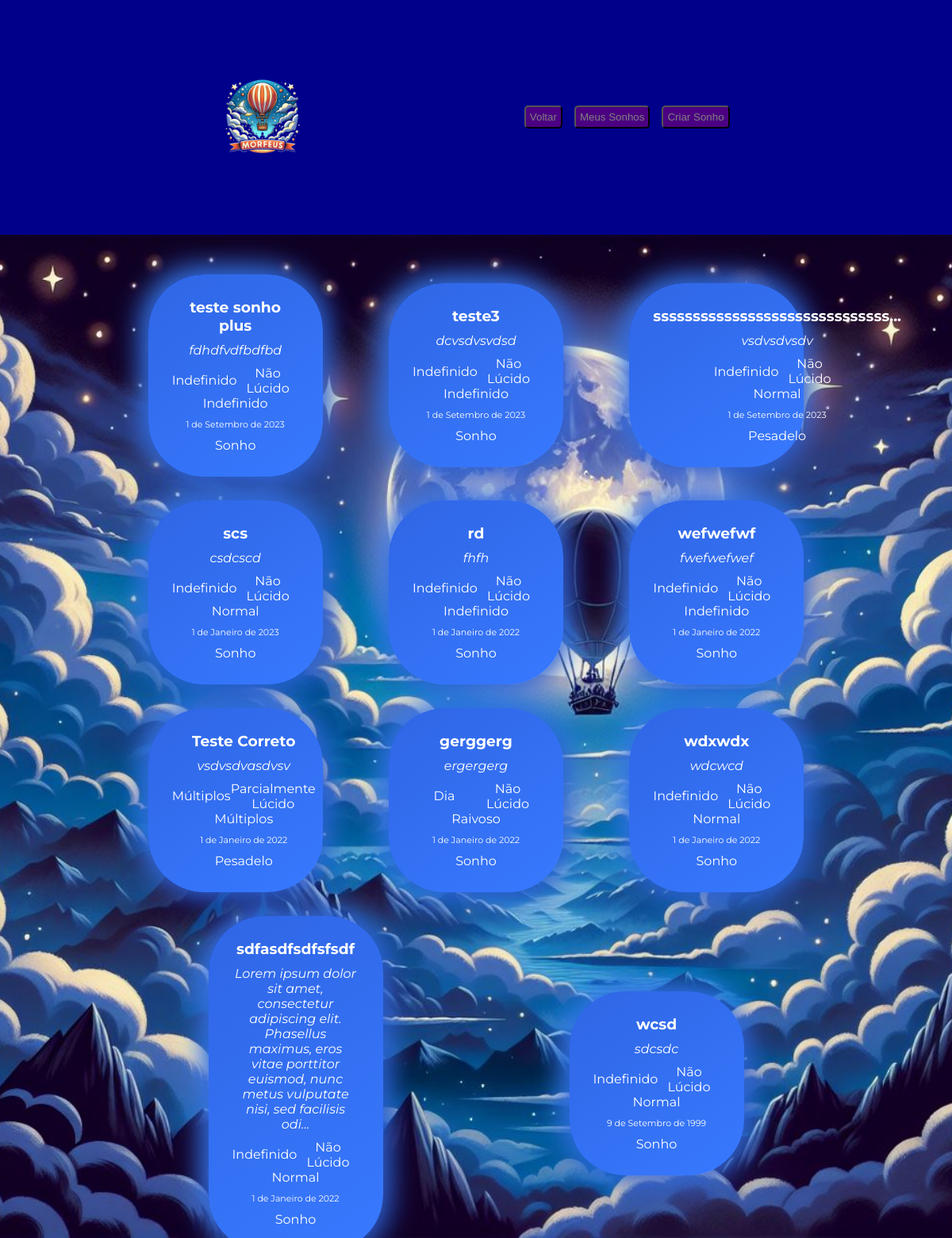
The app's page /public_dreams/ (signed in), older data.
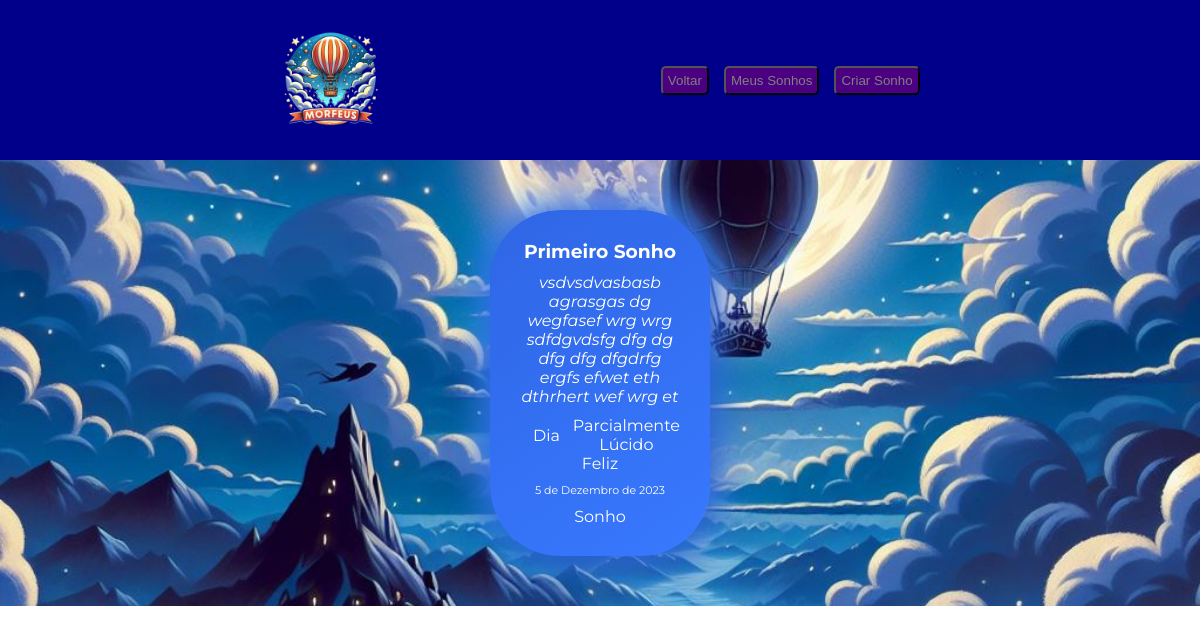
The same page, newer data.
### dreams/models.py (models this page shows, shortened)
class Dream(models.Model):
    DREAM_TYPE = (
        ('Sonho', 'Sonho'),
        ('Pesadelo', 'Pesadelo')
    )
    FEELINGS = (
        ('Normal', 'Normal'),
        ('Feliz', 'Feliz'),
        ('Triste', 'Triste'),
        ('Raivoso', 'Raivoso'),
        ('Asssustado', 'Asssustado'),
        ('Indefinido', 'Indefinido'),
        ('Múltiplos', 'Múltiplos')
    )
    LUCID = (
        ('Não Lúcido', 'Não Lúcido'),
        ('Parcialmente Lúcido', 'Parcialmente Lúcido'),
        ('Lúcido', 'Lúcido')
    )
    PERIODS = (
        ('Dia', 'Dia'),
        ('Noite', 'Noite'),
        ('Indefinido', 'Indefinido'),
        ('Múltiplos', 'Múltiplos'),
    )
    author = models.ForeignKey(
        User,
        on_delete=models.CASCADE,
        related_name='dream_user',
        default=1
    )
    title = models.CharField(
        verbose_name="dream_title",
        help_text="Título do sonho",
        max_length=50,
        default="[ sonho sem título ]"
    )
    text = models.TextField(
        verbose_name="dream_text",
        help_text="Conteúdo do sonho",
        default="[ sonho sem conteúdo ]"
    )
    dream_type = models.CharField(
        verbose_name="dream_type",
        help_text="Tipo de Sonho",
        max_length=10,
        default="Sonho",
        choices=DREAM_TYPE
    )
    feeling = models.CharField(
        verbose_name="feeling",
        help_text="Sentimento",
        default="Indefinido",
        choices=FEELINGS,
        max_length=20
    )
    lucid = models.CharField(
        verbose_name="lucid",
        help_text="Lucidez",
        default="Não Lúcido",
        choices=LUCID,
        max_length=20
    )
    period = models.CharField(
        verbose_name="period",
        help_text="Período",
        default="Indefinido",
        choices=PERIODS,
        max_length=20
    )
    date = models.DateField(
        verbose_name="dream_date"
    )
    public = models.BooleanField(
        verbose_name="public",
        help_text="Sonho Público",
        default=False
    )

### dreams/views.py (the view)
# urls.py: path('public_dreams/', dreams.views.public_dreams, name="public_dreams"),
@login_required
def public_dreams(request):
    dreams = models.Dream.objects.filter(public=True).order_by("-date")
    for dream in dreams:
        dream.title = dream.title[:30] + "..." if len(dream.title) > 30 else dream.title
        dream.text = dream.text[:150] + "..." if len(dream.text) > 150 else dream.text
    return render(request, "public_dreams.html", { 'dreams': dreams })

### dreams/templates/public_dreams.html (shortened to what this page needs)
<!DOCTYPE html>
<html lang="pt-br">
<head>
    <link rel="stylesheet" type="text/css" href="../static/index.css">
    <link rel="stylesheet" type="text/css" href="../static/public_dreams.css">
</head>
<body>
    <div class="box">
        <header>
            <img src="../static/morfeus_logo.png" alt="MorfeusLogo" onclick="morfeus()">
            <div class="actions">
                <button type="button" onclick="morfeus()">
                    Voltar
                </button>
                <button type="button" onclick="dreams()">
                    Meus Sonhos
                </button>
                <button type="button" onclick="create_dream()">
                    Criar Sonho
                </button>
            </div>
        </header>
        <main>
            <div class="content">
                {% if dreams.count > 0 %}
                    {% for dream in dreams %}
                        <div class="dream-node">
                            <h3 class="dream-title">{{ dream.title }}</h3>
                            <p class="dream-text"><i>{{ dream.text }}</i></p>
                            <div class="dream-info">
                                <div class="statistics">
                                    <p class="dream-lucid">{{ dream.lucid }}</p>
                                    <p class="dream-period">{{ dream.period }}</p>
                                    <p class="dream-feeling">{{ dream.feeling }}</p>
                                </div>
                                <p class="dream-date">{{ dream.date }}</p>
                                <p class="dream-type">{{ dream.dream_type }}</p>
                            </div>
                        </div>
                    {% endfor %}
                {% else %}
                    <div class="no-dreams-enclosure enclosure">
                        <h2>Nenhum sonho público cadastrado no sistema.</h2>
                    </div>
                {% endif %}
            </div>
        </main>
    </div>
</body>
</html>

### dreams/static/index.css (style rules this page uses)
* { padding: 0; margin: 0; box-sizing: border-box; }
img { cursor: pointer; }
header { height: 20%; width: 100%; display: flex; justify-content: space-evenly; align-items: center; background-color: darkblue; }
header img { width: 100px; }
header .actions { display: flex; gap: 15px; }
.actions { display: flex; justify-content: space-between; gap: 30px; align-items: center; }
.actions button { padding: 5px; border-radius: 5px; background-color: indigo; color: gray; cursor: pointer; }
p, h2, h3 { font-family: 'Montserrat', sans-serif; }

### dreams/static/public_dreams.css (style rules this page uses)
.box { width: 100vw; height: 100vh; min-height: 100vh; display: flex; flex-direction: column; overflow-x: hidden; }
main { display: flex; flex-direction: column; justify-content: center; align-items: center; padding: 50px; overflow: auto; background-image: url("../static/morfeus_wallpaper.jpg"); background-repeat: no-repeat; background-position: center; background-size: cover; }
.content { display: flex; flex-wrap: wrap; justify-content: space-around; align-items: center; width: 80%; min-height: 80%; gap: 30px; }
.dream-node { display: flex; flex-direction: column; flex-wrap: wrap; justify-content: center; align-items: center; text-align: center; gap: 10px; width: 25%; padding: 30px; border-radius: 70px; background: linear-gradient(145deg, #2f66e5, #3879ff); box-shadow: 6px 6px 38px #2a5acb, -6px -6px 38px #3e88ff; color: white; }
.dream-info { display: flex; flex-direction: column; gap: 10px; }
.statistics { display: grid; width: 100%; grid-template-columns: 1fr 1fr; grid-template-areas: 'peri luci' 'feel feel'; grid-template-rows: auto; justify-content: space-evenly; justify-items: center; align-content: space-evenly; align-items: center; }
.dream-lucid { grid-area: luci; }
.dream-period { grid-area: peri; }
.dream-feeling { grid-area: feel; }
.dream-date { font-size: 11px; }

Row changes from the older to the newer data that the page shows:
removed Dream: title "teste sonho plus", text "fdhdfvdfbdfbd", lucid "Não Lúcido", period "Indefinido", feeling "Indefinido", date "1 de Setembro de 2023", dream_type "Sonho"
removed Dream: title "teste3", text "dcvsdvsvdsd", lucid "Não Lúcido", period "Indefinido", feeling "Indefinido", date "1 de Setembro de 2023", dream_type "Sonho"
removed Dream: title "ssssssssssssssssssssssssssssss...", text "vsdvsdvsdv", lucid "Não Lúcido", period "Indefinido", feeling "Normal", date "1 de Setembro de 2023", dream_type "Pesadelo"
removed Dream: title "scs", text "csdcscd", lucid "Não Lúcido", period "Indefinido", feeling "Normal", date "1 de Janeiro de 2023", dream_type "Sonho"
removed Dream: title "rd", text "fhfh", lucid "Não Lúcido", period "Indefinido", feeling "Indefinido", date "1 de Janeiro de 2022", dream_type "Sonho"
removed Dream: title "wefwefwf", text "fwefwefwef", lucid "Não Lúcido", period "Indefinido", feeling "Indefinido", date "1 de Janeiro de 2022", dream_type "Sonho"
removed Dream: title "Teste Correto", text "vsdvsdvasdvsv", lucid "Parcialmente Lúcido", period "Múltiplos", feeling "Múltiplos", date "1 de Janeiro de 2022", dream_type "Pesadelo"
removed Dream: title "gerggerg", text "ergergerg", lucid "Não Lúcido", period "Dia", feeling "Raivoso", date "1 de Janeiro de 2022", dream_type "Sonho"
removed Dream: title "wdxwdx", text "wdcwcd", lucid "Não Lúcido", period "Indefinido", feeling "Normal", date "1 de Janeiro de 2022", dream_type "Sonho"
removed Dream: title "sdfasdfsdfsfsdf", text "Lorem ipsum dolor sit amet, consectetur adipiscing elit. Phasellus maximus, eros vitae porttitor euismod, nunc metus vulputate nisi, sed facilisis odi...", lucid "Não Lúcido", period "Indefinido", feeling "Normal", date "1 de Janeiro de 2022", dream_type "Sonho"
removed Dream: title "wcsd", text "sdcsdc", lucid "Não Lúcido", period "Indefinido", feeling "Normal", date "9 de Setembro de 1999", dream_type "Sonho"
added Dream: title "Primeiro Sonho", text "vsdvsdvasbasb agrasgas dg wegfasef wrg wrg sdfdgvdsfg dfg dg dfg dfg dfgdrfg ergfs efwet eth dthrhert wef wrg et", lucid "Parcialmente Lúcido", period "Dia", feeling "Feliz", date "5 de Dezembro de 2023", dream_type "Sonho"
